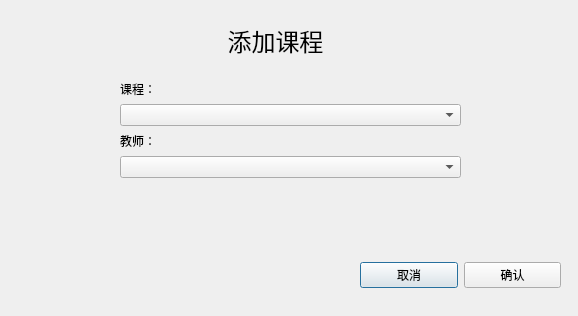
<?xml version="1.0" encoding="UTF-8"?>
<ui version="4.0">
 <class>addCourseDialog</class>
 <widget class="QDialog" name="addCourseDialog">
  <property name="geometry">
   <rect>
    <x>0</x>
    <y>0</y>
    <width>578</width>
    <height>316</height>
   </rect>
  </property>
  <property name="windowTitle">
   <string>Dialog</string>
  </property>
  <widget class="QLabel" name="label">
   <property name="geometry">
    <rect>
     <x>220</x>
     <y>20</y>
     <width>111</width>
     <height>41</height>
    </rect>
   </property>
   <property name="text">
    <string>&lt;html&gt;&lt;head/&gt;&lt;body&gt;&lt;p align=&quot;center&quot;&gt;&lt;span style=&quot; font-size:18pt;&quot;&gt;添加课程&lt;/span&gt;&lt;/p&gt;&lt;/body&gt;&lt;/html&gt;</string>
   </property>
  </widget>
  <widget class="QWidget" name="">
   <property name="geometry">
    <rect>
     <x>360</x>
     <y>260</y>
     <width>201</width>
     <height>31</height>
    </rect>
   </property>
   <layout class="QHBoxLayout" name="horizontalLayout">
    <item>
     <widget class="QPushButton" name="cancelButton">
      <property name="text">
       <string>取消</string>
      </property>
     </widget>
    </item>
    <item>
     <widget class="QPushButton" name="okButton">
      <property name="text">
       <string>确认</string>
      </property>
     </widget>
    </item>
   </layout>
  </widget>
  <widget class="QWidget" name="">
   <property name="geometry">
    <rect>
     <x>120</x>
     <y>80</y>
     <width>341</width>
     <height>151</height>
    </rect>
   </property>
   <layout class="QVBoxLayout" name="verticalLayout_4">
    <item>
     <layout class="QVBoxLayout" name="verticalLayout_3">
      <item>
       <layout class="QVBoxLayout" name="verticalLayout">
        <item>
         <widget class="QLabel" name="label_2">
          <property name="text">
           <string>课程：</string>
          </property>
         </widget>
        </item>
        <item>
         <widget class="QComboBox" name="courseComboBox"/>
        </item>
       </layout>
      </item>
      <item>
       <layout class="QVBoxLayout" name="verticalLayout_2">
        <item>
         <widget class="QLabel" name="label_3">
          <property name="text">
           <string>教师：</string>
          </property>
         </widget>
        </item>
        <item>
         <widget class="QComboBox" name="tecComboBox"/>
        </item>
       </layout>
      </item>
     </layout>
    </item>
    <item>
     <widget class="QLabel" name="creditHour">
      <property name="text">
       <string/>
      </property>
     </widget>
    </item>
   </layout>
  </widget>
 </widget>
 <resources/>
 <connections/>
</ui>
